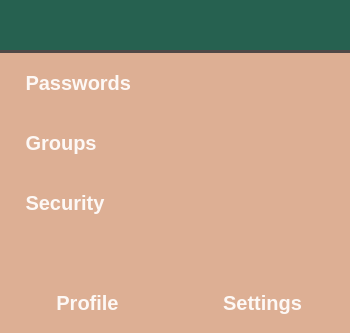
     <widget class="QFrame" name="menu_frame">
      <property name="minimumSize">
       <size>
        <width>350</width>
        <height>0</height>
       </size>
      </property>
      <property name="styleSheet">
       <string notr="true">QFrame {
	background-color:#DDAF94;
	border: 0px solid red;
}</string>
      </property>
      <property name="frameShape">
       <enum>QFrame::NoFrame</enum>
      </property>
      <property name="frameShadow">
       <enum>QFrame::Plain</enum>
      </property>
      <layout class="QVBoxLayout" name="verticalLayout">
       <property name="spacing">
        <number>0</number>
       </property>
       <property name="leftMargin">
        <number>0</number>
       </property>
       <property name="topMargin">
        <number>0</number>
       </property>
       <property name="rightMargin">
        <number>0</number>
       </property>
       <property name="bottomMargin">
        <number>0</number>
       </property>
       <item>
        <widget class="QFrame" name="menu_button_frame">
         <property name="minimumSize">
          <size>
           <width>0</width>
           <height>0</height>
          </size>
         </property>
         <property name="frameShape">
          <enum>QFrame::StyledPanel</enum>
         </property>
         <property name="frameShadow">
          <enum>QFrame::Raised</enum>
         </property>
         <property name="lineWidth">
          <number>1</number>
         </property>
         <layout class="QVBoxLayout" name="verticalLayout_6">
          <property name="spacing">
           <number>0</number>
          </property>
          <property name="leftMargin">
           <number>0</number>
          </property>
          <property name="topMargin">
           <number>0</number>
          </property>
          <property name="rightMargin">
           <number>0</number>
          </property>
          <property name="bottomMargin">
           <number>0</number>
          </property>
          <item>
           <widget class="QPushButton" name="menu_toggle_button">
            <property name="minimumSize">
             <size>
              <width>0</width>
              <height>50</height>
             </size>
            </property>
            <property name="maximumSize">
             <size>
              <width>16777215</width>
              <height>50</height>
             </size>
            </property>
            <property name="styleSheet">
             <string notr="true">QPushButton {
	 border: 0;
	 background: none;
	 box-shadow: none;
	 border-radius: 0px;
	background-color:#266150;
}

QPushButton:hover {
	background-color:#4e9480;
}</string>
            </property>
            <property name="text">
             <string/>
            </property>
            <property name="icon">
             <iconset>
              <normaloff>../icons/logo.png</normaloff>../icons/logo.png</iconset>
            </property>
            <property name="iconSize">
             <size>
              <width>50</width>
              <height>50</height>
             </size>
            </property>
           </widget>
          </item>
          <item>
           <widget class="Line" name="line">
            <property name="autoFillBackground">
             <bool>false</bool>
            </property>
            <property name="styleSheet">
             <string notr="true">background-color:#4F4846;</string>
            </property>
            <property name="frameShadow">
             <enum>QFrame::Plain</enum>
            </property>
            <property name="lineWidth">
             <number>10</number>
            </property>
            <property name="orientation">
             <enum>Qt::Horizontal</enum>
            </property>
           </widget>
          </item>
         </layout>
        </widget>
       </item>
       <item>
        <widget class="QFrame" name="menu_password_frame">
         <property name="minimumSize">
          <size>
           <width>0</width>
           <height>0</height>
          </size>
         </property>
         <property name="frameShape">
          <enum>QFrame::StyledPanel</enum>
         </property>
         <property name="frameShadow">
          <enum>QFrame::Raised</enum>
         </property>
         <layout class="QHBoxLayout" name="horizontalLayout_3">
          <property name="spacing">
           <number>0</number>
          </property>
          <property name="leftMargin">
           <number>0</number>
          </property>
          <property name="topMargin">
           <number>0</number>
          </property>
          <property name="rightMargin">
           <number>0</number>
          </property>
          <property name="bottomMargin">
           <number>0</number>
          </property>
          <item>
           <widget class="QPushButton" name="menu_password_button">
            <property name="minimumSize">
             <size>
              <width>0</width>
              <height>60</height>
             </size>
            </property>
            <property name="styleSheet">
             <string notr="true">QPushButton {
	color:#FDF8F5;
	font: bold 20px;
	text-align:left;
	 border: 0;
	 background: none;
	 box-shadow: none;
	 border-radius: 0px;
	background-color:#DDAF94;
	padding-left:20px;
}

QPushButton:hover {
	background-color:#E8CEBF
}</string>
            </property>
            <property name="text">
             <string> Passwords</string>
            </property>
            <property name="icon">
             <iconset>
              <normaloff>../icons/icons8-password-50.png</normaloff>../icons/icons8-password-50.png</iconset>
            </property>
            <property name="flat">
             <bool>false</bool>
            </property>
           </widget>
          </item>
         </layout>
        </widget>
       </item>
       <item>
        <widget class="QFrame" name="menu_group_frame">
         <property name="frameShape">
          <enum>QFrame::StyledPanel</enum>
         </property>
         <property name="frameShadow">
          <enum>QFrame::Raised</enum>
         </property>
         <layout class="QHBoxLayout" name="horizontalLayout_4">
          <property name="spacing">
           <number>0</number>
          </property>
          <property name="leftMargin">
           <number>0</number>
          </property>
          <property name="topMargin">
           <number>0</number>
          </property>
          <property name="rightMargin">
           <number>0</number>
          </property>
          <property name="bottomMargin">
           <number>0</number>
          </property>
          <item>
           <widget class="QPushButton" name="menu_group_button">
            <property name="minimumSize">
             <size>
              <width>0</width>
              <height>60</height>
             </size>
            </property>
            <property name="styleSheet">
             <string notr="true">QPushButton {
	color:#FDF8F5;
	font: bold 20px;
	text-align:left;
	 border: 0;
	 background: none;
	 box-shadow: none;
	 border-radius: 0px;
	background-color:#DDAF94;
	padding-left:20px;
}

QPushButton:hover {
	background-color:#E8CEBF
}</string>
            </property>
            <property name="text">
             <string> Groups</string>
            </property>
            <property name="icon">
             <iconset>
              <normaloff>../icons/icons8-group-64.png</normaloff>../icons/icons8-group-64.png</iconset>
            </property>
           </widget>
          </item>
         </layout>
        </widget>
       </item>
       <item>
        <widget class="QFrame" name="menu_security_frame">
         <property name="frameShape">
          <enum>QFrame::StyledPanel</enum>
         </property>
         <property name="frameShadow">
          <enum>QFrame::Raised</enum>
         </property>
         <layout class="QHBoxLayout" name="horizontalLayout_5">
          <property name="spacing">
           <number>0</number>
          </property>
          <property name="leftMargin">
           <number>0</number>
          </property>
          <property name="topMargin">
           <number>0</number>
          </property>
          <property name="rightMargin">
           <number>0</number>
          </property>
          <property name="bottomMargin">
           <number>0</number>
          </property>
          <item>
           <widget class="QPushButton" name="menu_security_button">
            <property name="minimumSize">
             <size>
              <width>0</width>
              <height>60</height>
             </size>
            </property>
            <property name="styleSheet">
             <string notr="true">QPushButton {
	color:#FDF8F5;
	font: bold 20px;
	text-align:left;
	 border: 0;
	 background: none;
	 box-shadow: none;
	 border-radius: 0px;
	background-color:#DDAF94;
	padding-left:20px;
}

QPushButton:hover {
	background-color:#E8CEBF
}</string>
            </property>
            <property name="text">
             <string> Security</string>
            </property>
            <property name="icon">
             <iconset>
              <normaloff>../icons/icons8-shield-50.png</normaloff>../icons/icons8-shield-50.png</iconset>
            </property>
           </widget>
          </item>
         </layout>
        </widget>
       </item>
       <item>
        <spacer name="menu_spacer">
         <property name="orientation">
          <enum>Qt::Vertical</enum>
         </property>
         <property name="sizeType">
          <enum>QSizePolicy::Expanding</enum>
         </property>
         <property name="sizeHint" stdset="0">
          <size>
           <width>20</width>
           <height>40</height>
          </size>
         </property>
        </spacer>
       </item>
       <item>
        <widget class="QFrame" name="menu_info_frame">
         <property name="frameShape">
          <enum>QFrame::StyledPanel</enum>
         </property>
         <property name="frameShadow">
          <enum>QFrame::Raised</enum>
         </property>
         <layout class="QHBoxLayout" name="horizontalLayout_6">
          <property name="spacing">
           <number>0</number>
          </property>
          <property name="leftMargin">
           <number>0</number>
          </property>
          <property name="topMargin">
           <number>0</number>
          </property>
          <property name="rightMargin">
           <number>0</number>
          </property>
          <property name="bottomMargin">
           <number>0</number>
          </property>
          <item>
           <widget class="QPushButton" name="menu_profile_button">
            <property name="minimumSize">
             <size>
              <width>0</width>
              <height>60</height>
             </size>
            </property>
            <property name="styleSheet">
             <string notr="true">QPushButton {
	color:#FDF8F5;
	font: bold 20px;
	text-align:center;
	 border: 0;
	 background: none;
	 box-shadow: none;
	 border-radius: 0px;
	background-color:#DDAF94;
}

QPushButton:hover {
	background-color:#E8CEBF
}</string>
            </property>
            <property name="text">
             <string>Profile</string>
            </property>
            <property name="icon">
             <iconset>
              <normaloff>../icons/icons8-male-user-24.png</normaloff>../icons/icons8-male-user-24.png</iconset>
            </property>
           </widget>
          </item>
          <item>
           <widget class="QPushButton" name="menu_settings_button">
            <property name="minimumSize">
             <size>
              <width>0</width>
              <height>60</height>
             </size>
            </property>
            <property name="maximumSize">
             <size>
              <width>16777215</width>
              <height>60</height>
             </size>
            </property>
            <property name="styleSheet">
             <string notr="true">QPushButton {
	color:#FDF8F5;
	font: bold 20px;
	text-align:center;
	 border: 0;
	 background: none;
	 box-shadow: none;
	 border-radius: 0px;
	background-color:#DDAF94;
}

QPushButton:hover {
	background-color:#E8CEBF
}</string>
            </property>
            <property name="text">
             <string>Settings</string>
            </property>
            <property name="icon">
             <iconset>
              <normaloff>../icons/icons8-settings-24.png</normaloff>../icons/icons8-settings-24.png</iconset>
            </property>
           </widget>
          </item>
         </layout>
        </widget>
       </item>
      </layout>
     </widget>
